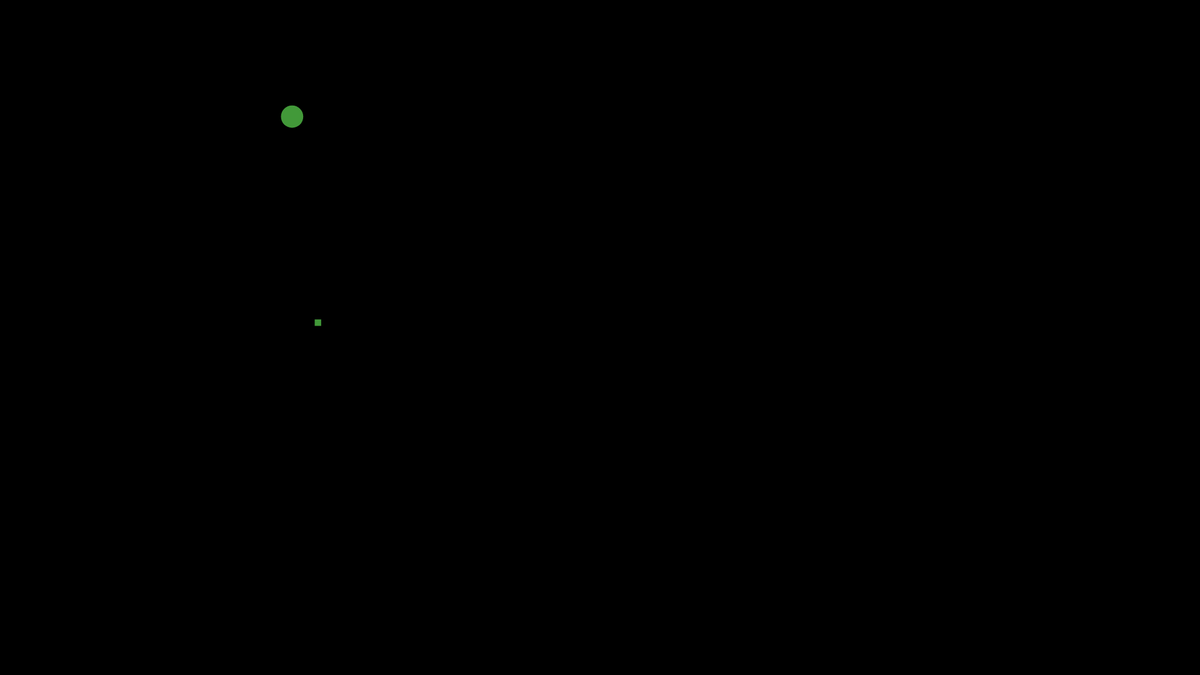
Frame 1 (no input)
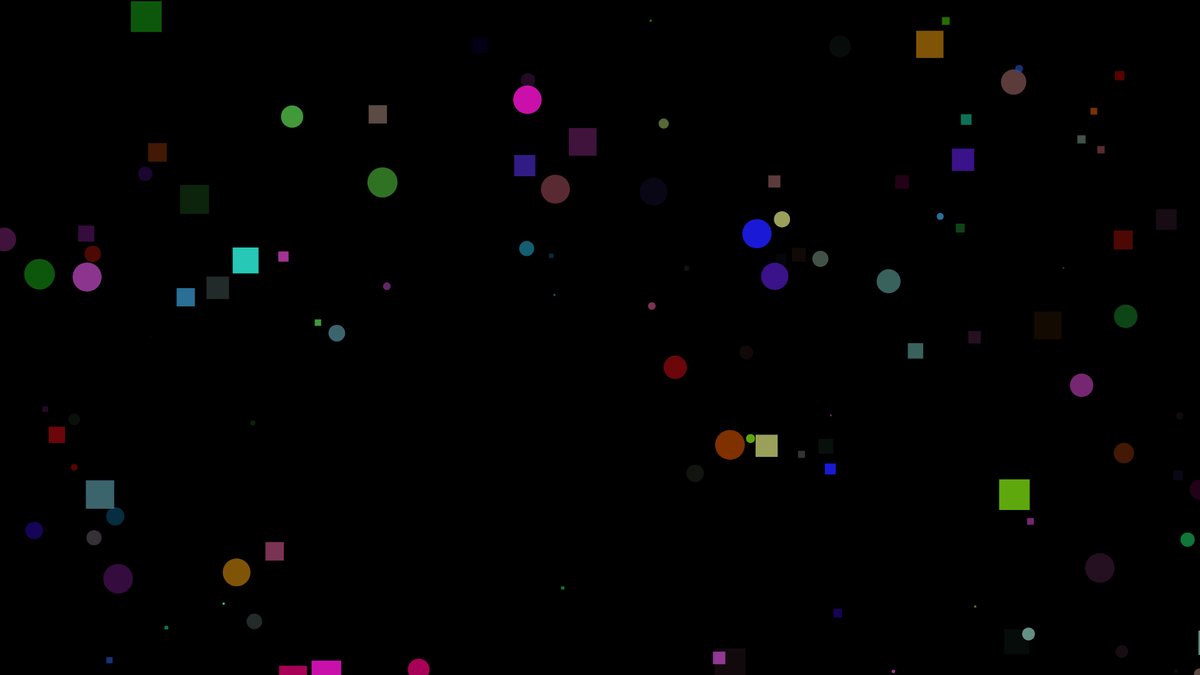
Frame 60 (no input)
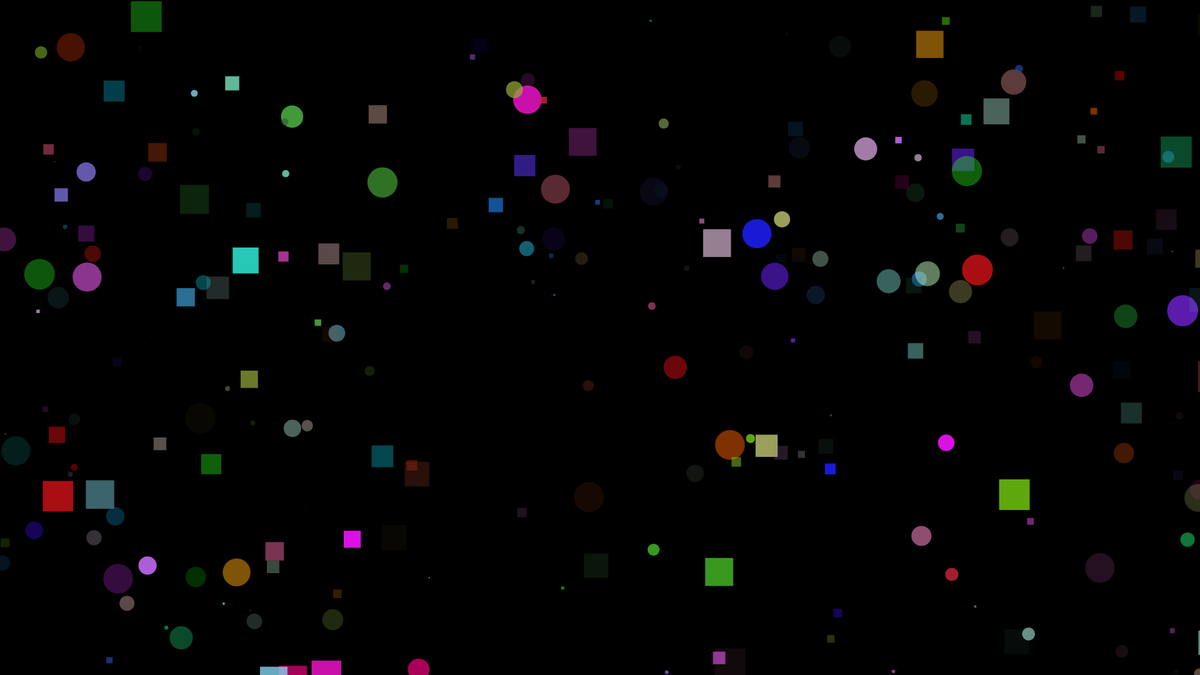
Frame 120 (the mouse pressed at the canvas centre since frame 60)

The p5.js sketch that drew these frames (run headless with seeded random() and noise() and a simulated clock; from frame 60 on, the mouse is pressed at the canvas centre):

// p5.js sketch
// ── sketch.js
let x, y, r, g, b;
let randomCircleSize;
let randomSquareSize;
let randomOpacity;

function setup() {
    createCanvas(1920,1080);
    background(0);
}

function draw(){
    randomCircleSize = random(50);
    randomSquareSize = random(50);
    randomOpacity = random(255);

    r = random(255);
    g = random(255);
    b = random(255);

    xCircle = random(1920);
    yCircle = random(1080);
    xSquare = random(1920);
    ySquare = random(1080);

    noStroke();
    fill(r,g,b,randomOpacity);
    circle(xCircle,yCircle,randomCircleSize);
    square(xSquare,ySquare,randomSquareSize);
}
